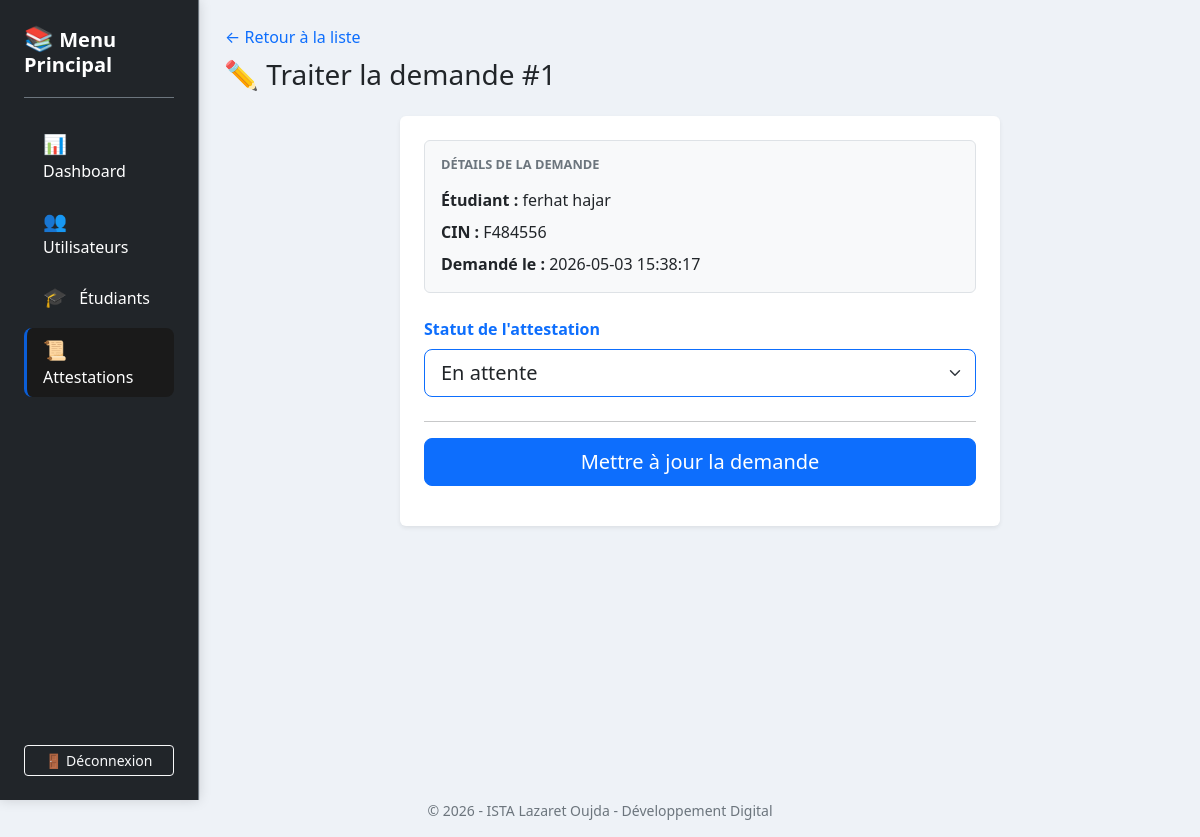
Page /attestations/edit.php?id=1 (signed in) on the committed database.
### tables this page shows
CREATE TABLE `attestations` (
  `id` int(11) NOT NULL,
  `student_id` int(11) NOT NULL,
  `agent_id` int(11) NOT NULL,
  `created_at` datetime DEFAULT current_timestamp(),
  `updated_at` datetime DEFAULT current_timestamp() ON UPDATE current_timestamp(),
  `validated_at` datetime DEFAULT NULL
);

CREATE TABLE `students` (
  `id` int(11) NOT NULL,
  `firstname` varchar(100) NOT NULL,
  `lastname` varchar(100) NOT NULL,
  `date_of_birth` date NOT NULL,
  `code_student` varchar(50) NOT NULL,
  `cin` varchar(50) NOT NULL,
  `filiere` varchar(150) NOT NULL,
  `user_id` int(11) DEFAULT NULL
);

### attestations/edit.php (the view, shortened to what this page needs)
<?php
    $pdo = Database::getConnection();
    $stmt = $pdo->prepare(" SELECT a.*, s.firstname, s.lastname, s.cin, s.code_student FROM attestations a JOIN students s ON a.student_id = s.id WHERE a.id = ?");
    $stmt->execute([$_GET['id']]);
    $attestation = $stmt->fetch();
    include('../partials/header.php');
?>
<div class="container-fluid">
    <div class="row min-vh-100">
        <div class="col-md-3 col-xl-2 px-0 bg-white border-end">
            <?php include ('../partials/sidebar.php'); ?>
        </div>
        <div class="col-md-9 col-xl-10 p-4">
            <div class="mb-4">
                <a href="index.php" class="btn btn-link text-decoration-none p-0 mb-2">← Retour à la liste</a>
                <h1 class="h3 mb-0 text-gray-800">✏️ Traiter la demande #<?php echo $attestation['id']; ?></h1>
            </div>
            <div class="d-flex justify-content-center">
                <div class="card shadow-sm border-0 w-100" style="max-width: 600px;">
                    <div class="card-body p-4">
                        <div class="bg-light p-3 rounded mb-4 border">
                            <h6 class="text-muted fw-bold mb-3 text-uppercase" style="font-size: 0.8rem;">Détails de la demande</h6>
                            <div class="mb-2"><strong>Étudiant :</strong> <?php echo htmlspecialchars($attestation['firstname'] . ' ' . $attestation['lastname']); ?></div>
                            <div class="mb-2"><strong>CIN :</strong> <?php echo htmlspecialchars($attestation['cin']); ?></div>
                            <div><strong>Demandé le :</strong> <?php echo htmlspecialchars($attestation['created_at']); ?></div>
                        </div>
                    <form action="update.php" method="POST">
                        <div class="mb-4">
                            <label class="form-label fw-bold text-primary">Statut de l'attestation</label>
                            <select name="statut" class="form-select border-primary form-select-lg">
                                <option value="attente" <?php if(is_null($attestation['validated_at'])) echo 'selected'; ?>>En attente</option>
                            </select>
                        </div>
                        <hr>
                        <div class="d-grid gap-2">
                            <button type="submit" class="btn btn-primary btn-lg">Mettre à jour la demande</button>
                        </div>
                    </form>
                </div>
            </div>
        </div>
    </div>
</div>
<?php include('../partials/footer.php'); ?>

### partials/style.css (style rules this page uses)
:root { --bs-body-bg: #eef2f7; --bs-light: #dbe2ea; --bs-white: #f8f9ff; --bs-primary: #0b5ed7; --bs-info: #198cff; --bs-warning: #c69500; --bs-success: #198754; }
body { background-color: #eef2f7; color: #212529; }

### rows in the picture
attestations: id "1", student.lastname "ferhat hajar", student.cin "F484556", created_at "2026-05-03 15:38:17", statut "En attente"
